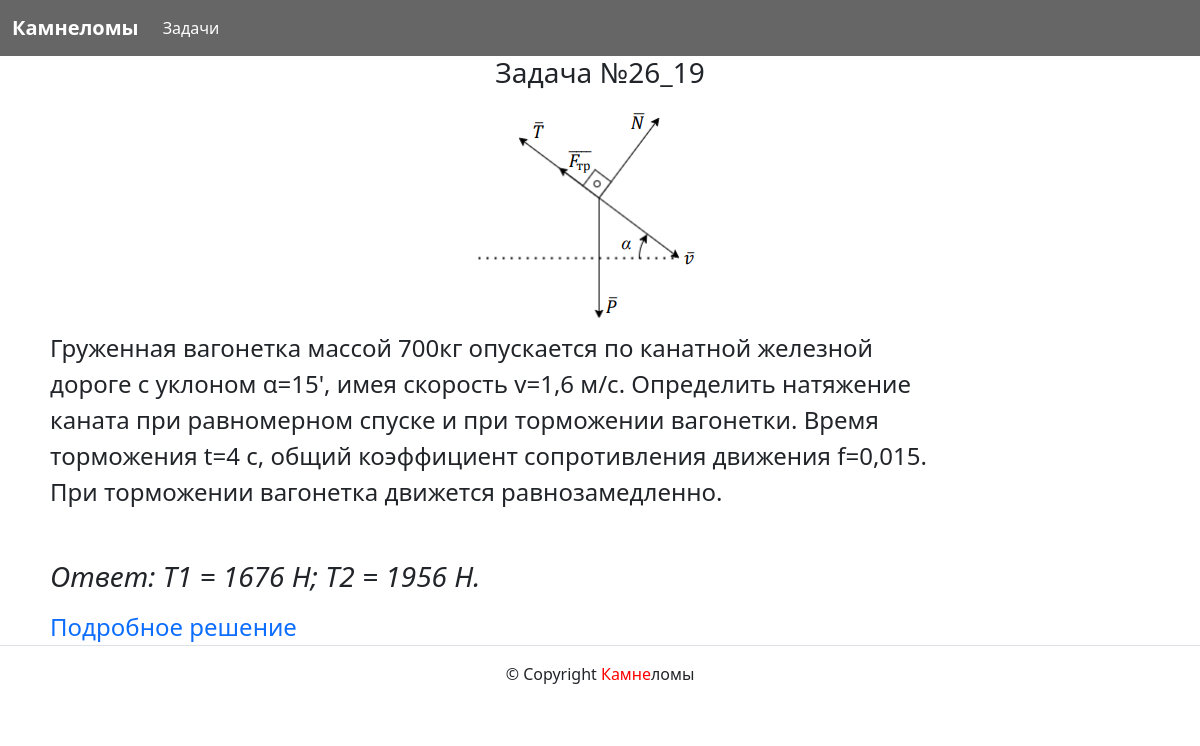
The page /task/26_19/ on the database its author committed.
### task/models.py (models this page shows)
class Task(models.Model):
    slug = models.SlugField(unique=True)
    answer = models.TextField()
    image = models.ImageField(
        'Картинка',
        upload_to='task/',
        blank=True
    )
    class Meta:
        default_related_name = 'task'

### task/views.py (the view)
# urls.py: path('task/<slug:slug>/', views.task_detail, name='task_detail'),
def task_detail(request, slug):
    task = get_object_or_404(Task, slug=slug)
    templates = {
        '2_43_2': 'task/2_43_2.html',
        '2_43_3': 'task/2_43_3.html',
        '2_43_4': 'task/2_43_4.html',
        '26_17': 'task/26_17.html',
        '26_18': 'task/26_18.html',
        '26_19': 'task/26_19.html',
        '26_20': 'task/26_20.html',
    }
    context = {
        'task': task,
    }
    return render(request, templates[slug], context)

### templates/task/26_19.html (shortened to what this page needs)
{% extends 'base.html' %}
{% load thumbnail %}
{% block content %}
<main>
  <h3>
  <p class="text-center">Задача №{{task.slug}}</p></h3>
  {% thumbnail task.image "826x734" crop="center" upscale=False as im %}
  <img class="rounded mx-auto d-block" src="{{ im.url }}" alt="Responsive image" >
  {% endthumbnail %}
  <article class="col-12 col-md-9" style="margin-left:50px;">
    <p class="fw-weight-bold fs-4">
      {{ task.answer }}
    </p>
  </article>
  {% include 'includes/comment_26_19.html' %}
  <div style="margin-left:50px;">
  <a
    href="https://drive.google.com/file/d/1FvzlusxQv5D3D9WymQv-GD4UsUc36qdE/view?usp=sharing" download="Zadacha_21_17.pdf" target="_blank" class="fs-4 link-offset-5 link-underline link-underline-opacity-0">Подробное решение</a>
</div>
</main>
{% endblock content %}

### rows shown on the page
Task: slug "26_19", answer "Груженная вагонетка массой 700кг опускается по канатной железной дороге с уклоном α=15', имея скорость v=1,6 м/с. Определить натяжение каната при равномерном спуске и при торможении вагонетки. Время торможения t=4 с, общий коэффициент сопротивления движения f=0,015. При торможении вагонетка движется равнозамедленно."
